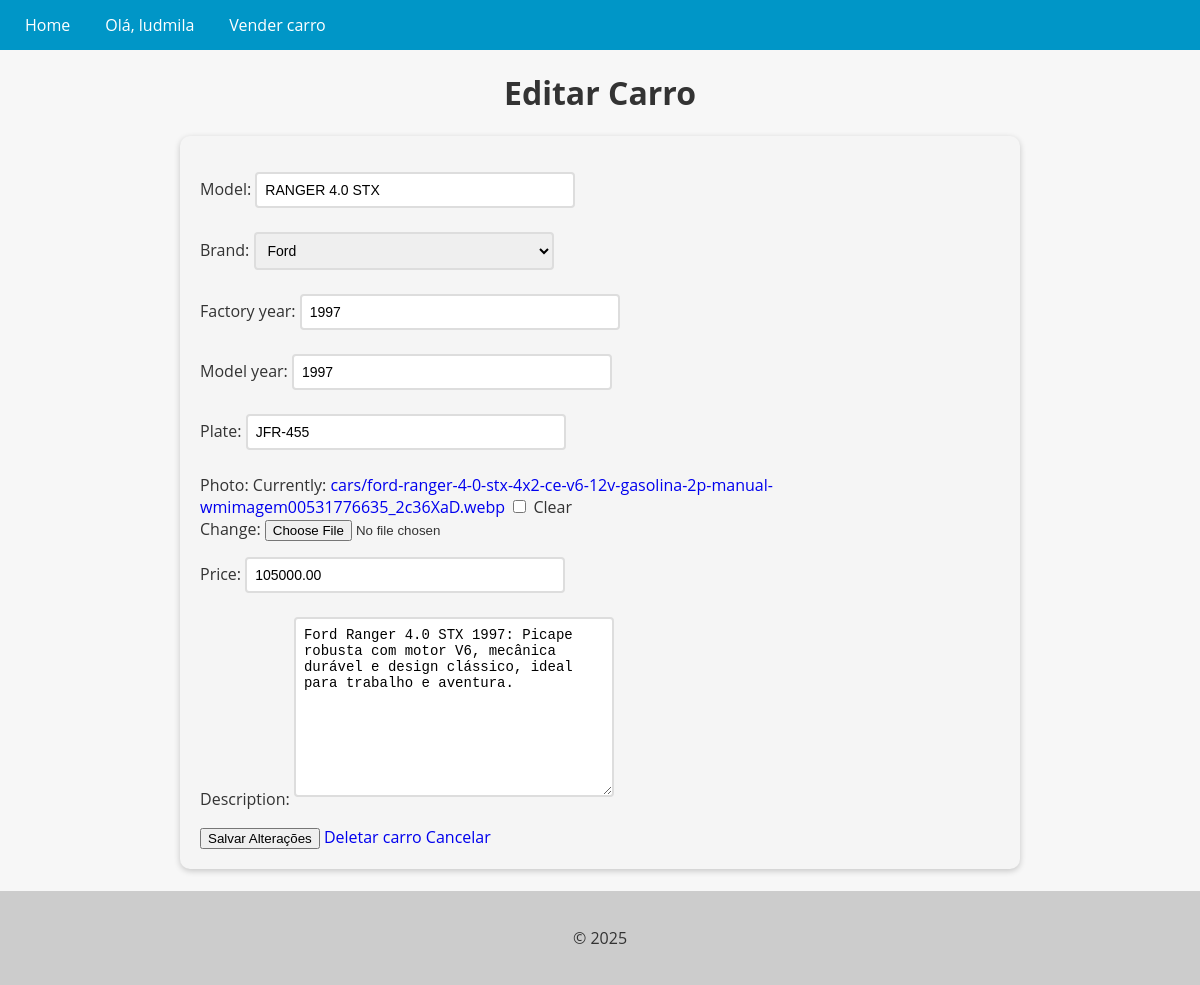
The page /cars/update/6 (signed in) on the database its author committed.
### cars/models.py (models this page shows, shortened)
class Car(models.Model):
    id = models.AutoField(primary_key=True)
    model = models.CharField(max_length=100)
    brand = models.ForeignKey(Brand, on_delete=models.PROTECT, related_name = 'car_brand')
    factory_year = models.IntegerField(
        validators = [
            MinValueValidator(1886),
            MaxValueValidator(datetime.datetime.now().year)
        ]
    )
    model_year = models.IntegerField(
        validators = [
            MinValueValidator(1886),
            MaxValueValidator(datetime.datetime.now().year)
        ]
    )
    plate = models.CharField(max_length=100, blank=True, null=True)
    photo = models.ImageField(upload_to='cars/', blank=True, null=True, default='cars/no_photo.jpg')
    price = models.DecimalField(
        max_digits=10,
        decimal_places=2
    )
    description = models.TextField(blank=True)

### cars/views.py (the view, shortened to what this page needs)
# urls.py: path('cars/update/<int:pk>', CarUpdateView.as_view(), name='update_car'),
@method_decorator(login_required(login_url='login'), name='dispatch')
class CarUpdateView(UpdateView):
    model = Car
    form_class = CarForm
    template_name = 'update_car.html'

### cars/forms.py (shortened to what this page needs)
class CarForm(forms.ModelForm):
    class Meta:
        model = Car
        fields = '__all__'

### cars/models.py (called while the page is built)
    def __str__(self):
        return self.name

### cars/templates/update_car.html (shortened to what this page needs)
{% extends 'base.html' %}
{% block content %}
<h1 style="text-align: center;">
    Editar Carro
</h1>
<form method="post" enctype="multipart/form-data">
    {{ form.as_p }}
    <button type="submit">Salvar Alterações</button>
    <a href="{% url 'delete_car' pk=object.pk %}">Deletar carro</a>
    <a href="{% url 'cars_list' %}">Cancelar</a>
</form>
<br>
{% endblock %}

### app/templates/base.html (shortened to what this page needs)
<!DOCTYPE html>
<html lang="en">
<head>
</head>
<body>
  <header>
    <nav>
      <ul>
        {% if user.is_authenticated %}
          <li><a href="{% url 'cars_list' %}">Home</a></li>
          <li>Olá, {{ user.username }}</li>
          <li><a href="{% url 'new_car' %}">Vender carro</a></li>
         {% endif %}
      </ul>
    </nav>
  </header>
  <main>
    {% block content %}
    {% endblock %}
  </main>
  <footer>
    <p>&copy; 2025</p>
  </footer>
</body>
</html>

### app/templates/base.html (style rules this page uses)
body { font-family: 'Open Sans', sans-serif; background-color: #f7f7f7; color: #333; margin: 0; padding: 0; }
header { background-color: #0096c7; color: #fff; text-align: center; }
footer { background-color: #ccc; color: #333; padding: 20px; text-align: center; }
nav { background-color: #0096c7; color: #fff; height: 50px; display: flex; justify-content: space-between; align-items: center; }
nav ul { list-style: none; margin: 0; padding: 0; display: flex; }
nav ul li { margin: 0 10px; }
nav ul li a { color: #fff; text-decoration: none; font-size: 16px; padding: 15px; transition: all 0.3s ease; }

### cars/templates/update_car.html (style rules this page uses)
form { max-width: 800px; margin: 0 auto; padding: 20px; background-color: #f5f5f5; border-radius: 10px; box-shadow: 0 2px 6px rgba(0, 0, 0, 0.2); }
input[type="text"], input[type="number"], select, textarea { padding: 8px; font-size: 14px; border: 2px solid #ddd; border-radius: 4px; width: 100%; max-width: 300px; margin-bottom: 8px; transition: border-bottom-color 0.3s ease-in-out; }
a { text-decoration: none !important; }

### rows shown on the page
Car: model "RANGER 4.0 STX", brand "Ford", factory_year "1997", model_year "1997", plate "JFR-455", price "105000.00", description "Ford Ranger 4.0 STX 1997: Picape robusta com motor V6, mecânica durável e design clássico, ideal para trabalho e aventura."

### other values the page prints
{{ user.username }} "ludmila"
